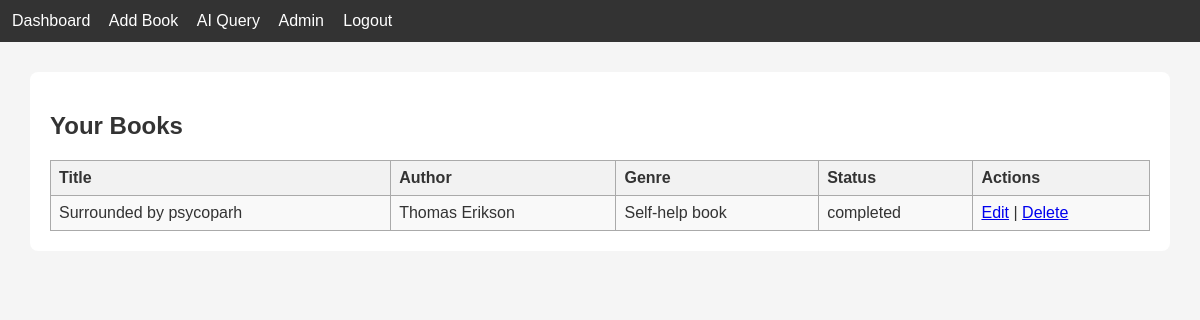
The page /dashboard (signed in) on the database as committed earlier.
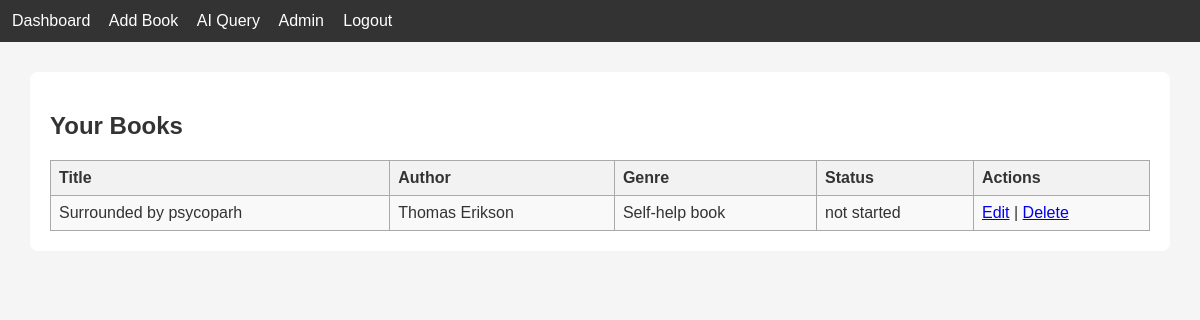
The same page on the database as committed later.
### tables this page shows
CREATE TABLE books (
    id INTEGER PRIMARY KEY AUTOINCREMENT,
    title TEXT,
    author TEXT,
    genre TEXT,
    status TEXT,
    user_id INTEGER,
    FOREIGN KEY(user_id) REFERENCES users(id)
);

### app.py (the view)
@app.route("/dashboard")
def dashboard():
    if "user_id" not in session:
        return redirect(url_for("login"))
    db = get_db()
    books = db.execute("SELECT * FROM books WHERE user_id=?", (session["user_id"],)).fetchall()
    db.close()
    return render_template("dashboard.html", books=books)

### app.py (called while the page is built)
def get_db():
    conn = sqlite3.connect("database.db")
    conn.row_factory = sqlite3.Row
    return conn

### templates/dashboard.html
{% extends "base.html" %}
{% block content %}
<h2>Your Books</h2>
<table>
    <tr>
        <th>Title</th>
        <th>Author</th>
        <th>Genre</th>
        <th>Status</th>
        <th>Actions</th>
    </tr>
    {% for book in books %}
    <tr>
        <td>{{ book.title }}</td>
        <td>{{ book.author }}</td>
        <td>{{ book.genre }}</td>
        <td>{{ book.status }}</td>
        <td>
            <a href="/edit_book/{{ book.id }}">Edit</a> |
            <a href="/delete_book/{{ book.id }}">Delete</a>
        </td>
    </tr>
    {% endfor %}
</table>
{% endblock %}

Rows that differ between the two databases and show on the page:
changed books "Surrounded by psycoparh": status "completed" → "not started"
